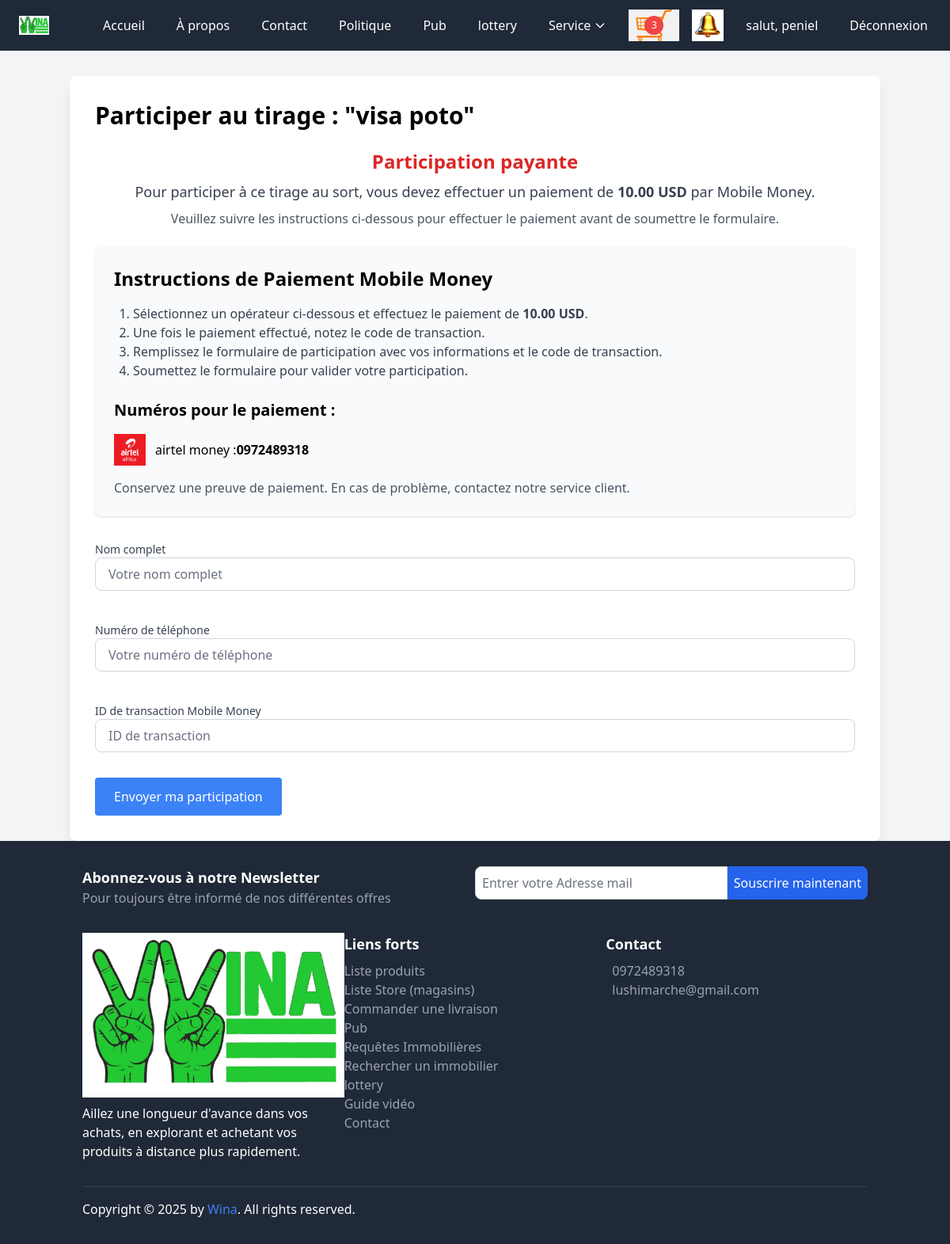
The app's page /loteries/6/participer/ (signed in) with its own data.
### core/models.py (models this page shows, shortened)
class Cart(models.Model):
    user = models.ForeignKey(settings.AUTH_USER_MODEL, on_delete=models.CASCADE, related_name='carts')
    country = models.ForeignKey(Country, on_delete=models.CASCADE, related_name='carts')
    created_at = models.DateTimeField(auto_now_add=True)
    is_ordered = models.BooleanField(default=False)
    is_active = models.BooleanField(default=True)
    def get_item_count(self):
        return sum(item.quantity for item in self.items.all())

class CartItem(models.Model):
    cart = models.ForeignKey(Cart, on_delete=models.CASCADE, related_name='items')
    product = models.ForeignKey(Product, on_delete=models.CASCADE)
    quantity = models.PositiveIntegerField(default=1)  # Définir un valeur par défaut de 1

class CustomUser(AbstractUser):
    email = models.EmailField(unique=True)
    profile_pic = models.ImageField(upload_to="p_img", blank=True, null=True)
    address = models.CharField(max_length=50, blank=True, null=True)
    phone = models.CharField(max_length=11, blank=True, null=True)
    commune = models.CharField(max_length=50, blank=True, null=True)
    city = models.ForeignKey(City, on_delete=models.SET_NULL, null=True, blank=True)
    country = models.ForeignKey(Country, on_delete=models.SET_NULL, null=True, blank=True)
    interests = models.TextField(blank=True, null=True)
    USERNAME_FIELD = 'email'
    REQUIRED_FIELDS = ['username']

class Lottery(models.Model):
    title = models.CharField(max_length=255)
    description = models.TextField(blank=True)
    image = models.ImageField(upload_to='lottery_images/', blank=True, null=True)
    created_at = models.DateTimeField(auto_now_add=True)
    max_participants = models.PositiveIntegerField(help_text="Nombre maximum de participants")
    is_active = models.BooleanField(default=True)
    number_of_winners = models.PositiveIntegerField(default=1)
    draw_done = models.BooleanField(default=False)
    participation_fee = models.DecimalField(
        max_digits=10,
        decimal_places=2,
        default=0.00,
        help_text="Frais de participation en monnaie locale"
    )
    target_country = models.ForeignKey(
        'Country', on_delete=models.SET_NULL, null=True, blank=True, related_name='targeted_lotteries'
    )
    target_city = models.ForeignKey(
        'City', on_delete=models.SET_NULL, null=True, blank=True, related_name='targeted_lotteries'
    )
    def current_participant_count(self):
        from .models import LotteryParticipation
        return LotteryParticipation.objects.filter(lottery=self, is_active=True).count()

class NumeroPaye(models.Model):
    country = models.OneToOneField("Country", on_delete=models.CASCADE, related_name="numero_paye")
    nom = models.CharField(max_length=100)
    image = models.ImageField(upload_to='numeropaye/')
    numero_paye = models.CharField(max_length=30)  # Ex: numéro Airtel, M-Pesa, Orange...

### base/views.py (the view)
# urls.py: path('loteries/<int:lottery_id>/participer/', views.participate_in_lottery, name='participate_in_lottery'),
@login_required
def participate_in_lottery(request, lottery_id):
    lottery = get_object_or_404(Lottery, id=lottery_id, is_active=True)
    if lottery.current_participant_count() >= lottery.max_participants:
        messages.warning(request, "Le nombre maximum de participants a été atteint.")
        return redirect('lottery_list')
    user_country = getattr(request.user, 'country', None)
    numero_paye = None
    if user_country:
        numero_paye = NumeroPaye.objects.filter(country=user_country).first()
    if request.method == 'POST':
        form = LotteryParticipationForm(request.POST, user=request.user, lottery=lottery)
        if form.is_valid():
            form.save()
            messages.success(request, "Votre participation a été enregistrée. Elle sera activée par un administrateur.")
            return redirect('lottery_list')
    else:
        form = LotteryParticipationForm(user=request.user, lottery=lottery)
    return render(request, 'base/participate.html', {
        'form': form,
        'lottery': lottery,
        'numero_paye': numero_paye,  # ← ajout
    })

### core/forms.py (shortened to what this page needs)
class LotteryParticipationForm(forms.ModelForm):
    class Meta:
        model = LotteryParticipation
        fields = ['full_name', 'phone_number', 'id_transaction']
    def __init__(self, *args, **kwargs):
        self.user = kwargs.pop('user', None)
        self.lottery = kwargs.pop('lottery', None)
        super().__init__(*args, **kwargs)
        self.fields['full_name'].widget.attrs.update({
            'class': 'w-full px-4 py-2 border border-gray-300 rounded-lg focus:outline-none focus:ring-2 focus:ring-blue-500',
            'placeholder': 'Votre nom complet'
        })
        self.fields['phone_number'].widget.attrs.update({
            'class': 'w-full px-4 py-2 border border-gray-300 rounded-lg focus:outline-none focus:ring-2 focus:ring-blue-500',
            'placeholder': 'Votre numéro de téléphone'
        })
        self.fields['id_transaction'].widget.attrs.update({
            'class': 'w-full px-4 py-2 border border-gray-300 rounded-lg focus:outline-none focus:ring-2 focus:ring-blue-500',
            'placeholder': 'ID de transaction'
        })

### core/context_processors.py (called while the page is built)
def cart(request):
    if request.user.is_authenticated:
        cart = get_or_create_cart(request.user)
    else:
        cart = None
    return {'cart': cart}

def unread_notifications_count(request):
    if request.user.is_authenticated:
        hidden_ids = UserNotificationHide.objects.filter(user=request.user).values_list('notification_id', flat=True)
        count = Notification.objects.filter(user=request.user, is_read=False).exclude(id__in=hidden_ids).count()
        return {'unread_notifications_count': count}
    return {}

### core/utils.py (called while the page is built)
def get_or_create_cart(user):
    cart, created = Cart.objects.get_or_create(user=user, is_active=True)
    return cart

### base/templates/base/participate.html (shortened to what this page needs)
{% extends 'base.html' %}
{% load static %}
{% block content %}
  <div class="container mx-auto mt-8">
    <div class="bg-white p-8 rounded-lg shadow-lg">
      <h2 class="text-3xl font-semibold mb-6">Participer au tirage : "{{ lottery.title }}"</h2>
      <div class="welcome-message mb-6 text-center">
        <h1 class="text-2xl font-semibold text-red-600">Participation payante</h1>
        <p class="text-lg mt-2 text-gray-700">
          Pour participer à ce tirage au sort, vous devez effectuer un paiement de <strong>{{ lottery.participation_fee }} USD</strong> par Mobile Money.
        </p>
        <p class="mt-2 text-gray-600">
          Veuillez suivre les instructions ci-dessous pour effectuer le paiement avant de soumettre le formulaire.
        </p>
      </div>
      <div class="payeenligne-container bg-gray-50 p-6 rounded-lg shadow mb-8">
        <h2 class="text-2xl font-semibold mb-4">Instructions de Paiement Mobile Money</h2>
        <ul class="list-decimal pl-6 text-gray-700 mb-6">
          <li>Sélectionnez un opérateur ci-dessous et effectuez le paiement de <strong>{{ lottery.participation_fee }} USD</strong>.</li>
          <li>Une fois le paiement effectué, notez le code de transaction.</li>
          <li>Remplissez le formulaire de participation avec vos informations et le code de transaction.</li>
          <li>Soumettez le formulaire pour valider votre participation.</li>
        </ul>
        <h3 class="text-xl font-semibold mt-4">Numéros pour le paiement :</h3>
        <ul class="list-none mt-4">
          {% if numero_paye %}
  <div class="flex items-center mb-2">
    <img src="{{ numero_paye.image.url }}" alt="{{ numero_paye.nom }}" class="w-10 h-10 mr-3">
    {{ numero_paye.nom }} : <strong>{{ numero_paye.numero_paye }}</strong>
  </div>
{% else %}
  <p class="text-red-600">Aucun numéro de paiement enregistré pour ton pays.</p>
{% endif %}
        </ul>
        <p class="text-gray-600 mt-4">
          Conservez une preuve de paiement. En cas de problème, contactez notre service client.
        </p>
      </div>
      <form method="POST">
        <div class="grid grid-cols-1 gap-6">
          <div class="mb-4">
            <label for="id_full_name" class="block text-sm font-medium text-gray-700">Nom complet</label>
            {{ form.full_name }}
          </div>
          <div class="mb-4">
            <label for="id_phone_number" class="block text-sm font-medium text-gray-700">Numéro de téléphone</label>
            {{ form.phone_number }}
          </div>
          <div class="mb-4">
            <label for="id_id_transaction" class="block text-sm font-medium text-gray-700">ID de transaction Mobile Money</label>
            {{ form.id_transaction }}
          </div>
        </div>
        <button type="submit" class="bg-blue-500 text-white px-6 py-3 rounded hover:bg-blue-700 mt-4">
          Envoyer ma participation
        </button>
      </form>
    </div>
  </div>
{% endblock %}

### templates/base.html (shortened to what this page needs)
{% load static tailwind_tags %}
{% load static %}
<!DOCTYPE html>
<html lang="fr">
<head>
    <link href='https://unpkg.com/boxicons@2.1.4/css/boxicons.min.css' rel='stylesheet'>
    <link rel="stylesheet" href="{% static 'css/dist/styles.css' %}">
    {% tailwind_css %}
</head>
<body class="bg-gray-100">
    <nav class="bg-gray-800 text-white">
        <div class="max-w-7xl mx-auto px-4 py-3 flex justify-between items-center">
            <a href="{% url 'index' %}" class="text-gray hover:underline flex items-center bg-white-800 p-2 rounded">
                <img src="{% static 'img/logoo.png' %}" alt="Logo" class="h-6 mr-2">
            </a>
            <div class="hidden md:flex space-x-4">
                <a href="{% url 'index' %}" class="hover:bg-gray-700 px-3 py-2 rounded">Accueil</a>
                <a href="{% url 'apropos' %}" class="hover:bg-gray-700 px-3 py-2 rounded">À propos</a>
                <a href="{% url 'contact' %}" class="hover:bg-gray-700 px-3 py-2 rounded">Contact</a>
                <a href="{% url 'politique' %}" class="hover:bg-gray-700 px-3 py-2 rounded">Politique</a>
                <a href="{% url 'advertisement_list_wina' %}" class="hover:bg-gray-700 px-3 py-2 rounded">Pub</a>
                <a href="{% url 'lottery_list' %}" class="hover:bg-gray-700 px-3 py-2 rounded">lottery</a>
<div class="relative">
    <button class="hover:bg-gray-700 px-3 py-2 rounded inline-flex items-center" id="immoDropdownButton">
       Service
        <svg class="ml-1 w-4 h-4" fill="none" stroke="currentColor" viewBox="0 0 24 24" xmlns="http://www.w3.org/2000/svg">
            <path stroke-linecap="round" stroke-linejoin="round" stroke-width="2" d="M19 9l-7 7-7-7"></path>
        </svg>
    </button>
</div>
<a href="{% url 'cart_detail_wina' %}" class="relative inline-block">
    <span class="cart-items-count absolute top-1/2 left-1/2 bg-red-500 text-white rounded-full w-6 h-6 flex items-center justify-center text-xs transform -translate-x-1/2 -translate-y-1/2">
        {{ cart.get_item_count }}
    </span>
</a>
{% if user.is_authenticated %}
<a href="{% url 'notifications_list' %}" class="relative inline-block">
    <img src="{% static 'img/belll.jpg' %}" alt="Notifications" class="w-10 h-10">
</a>
{% endif %}
                {% if request.user.is_authenticated %}
                    <a href="{% url 'profile' %}" class="hover:bg-gray-700 px-3 py-2 rounded">salut, {{ request.user.username }}</a>
                    <a href="{% url 'logout' %}" class="hover:bg-gray-700 px-3 py-2 rounded">Déconnexion</a>
                {% else %}
                    <a href="{% url 'signup' %}" class="hover:bg-gray-700 px-3 py-2 rounded">S'inscrire</a>
                    <a href="{% url 'login' %}" class="hover:bg-gray-700 px-3 py-2 rounded">Connexion</a>
                {% endif %}
            </div>
        </div>
    </nav>
      {% block content %}{% endblock content %}
    <footer class="bg-gray-800 text-white py-8">
        <div class="container mx-auto px-4">
            <div class="mb-8">
                <div class="flex flex-col md:flex-row">
                    <div class="md:w-1/2 mb-4 md:mb-0">
                        <h3 class="text-lg font-bold">Abonnez-vous à notre Newsletter</h3>
                        <p class="text-gray-400">Pour toujours être informé de nos différentes offres</p>
                    </div>
                    <div class="md:w-1/2">
                        <form action="https://api.web3forms.com/submit" method="POST" class="flex">
                            <input type="email" name="email" placeholder="Entrer votre Adresse mail" required class="flex-1 p-2 rounded-l-lg border border-gray-300" />
                            <button class="bg-blue-600 text-white p-2 rounded-r-lg">Souscrire maintenant</button>
                        </form>
                    </div>
                </div>
            </div>
            <div class="flex flex-col md:flex-row mb-8">
                <div class="md:w-1/3 mb-4 md:mb-0">
                    <div class="footer-logo mb-2">
                        <img class="img-fluid" src="{% static 'img/logoo.png' %}" alt="">
                    </div>
                    <p>Aillez une longueur d'avance dans vos achats, en explorant et achetant vos produits à distance plus rapidement.</p>
                </div>
                <div class="md:w-1/3 mb-4 md:mb-0">
                    <h3 class="text-lg font-bold">Liens forts</h3>
                    <ul class="mt-2">
                        <li><a href="{% url 'product_list_wina' %}" class="text-gray-400 hover:text-white">Liste produits</a></li>
                        <li><a href="{% url 'store_list_wina' %}" class="text-gray-400 hover:text-white">Liste Store (magasins)</a></li>
                        <li><a href="{% url 'creer_commande' %}" class="text-gray-400 hover:text-white">Commander une livraison</a></li>
                        <li><a href="{% url 'advertisement_list_wina' %}" class="text-gray-400 hover:text-white">Pub</a></li>
                        <li><a href="{% url 'requete_list' %}" class="text-gray-400 hover:text-white">Requêtes Immobilières</a></li>
                        <li><a href="{% url 'requete_create' %}" class="text-gray-400 hover:text-white">Rechercher un immobilier</a></li>
                        <li><a href="{% url 'lottery_list' %}" class="text-gray-400 hover:text-white">lottery</a></li>
                        <li><a href="{% url 'video_list' %}" class="text-gray-400 hover:text-white">Guide vidéo</a></li>
                        <li><a href="{% url 'contact' %}" class="text-gray-400 hover:text-white">Contact</a></li>
                    </ul>
                </div>
                <div class="md:w-1/3">
                    <h3 class="text-lg font-bold">Contact</h3>
                    <div class="mt-2">
                        <p class="flex items-center"><a href="callto:+243 97 24 89 318" class="text-gray-400 hover:text-white">0972489318</a></p>
                        <p class="flex items-center"><a href="mailto:lushimarche@gmail.com" class="text-gray-400 hover:text-white">lushimarche@gmail.com</a></p>
                    </div>
                </div>
            </div>
            <div class="border-t border-gray-700 pt-4">
                <div class="flex justify-between items-center">
                    <div>
                        <p class="mb-0">Copyright © 2025 by <a href="#" class="text-blue-500 hover:underline">Wina</a>. All rights reserved.</p>
                    </div>
                </div>
            </div>
        </div>
    </footer>
</body>
</html>

### records on screen
Cart: get_item_count "3"
CustomUser: user.username "peniel"
Lottery: title "visa poto", participation_fee "10.00"
NumeroPaye: image (picture), nom "airtel money", numero_paye "0972489318"
